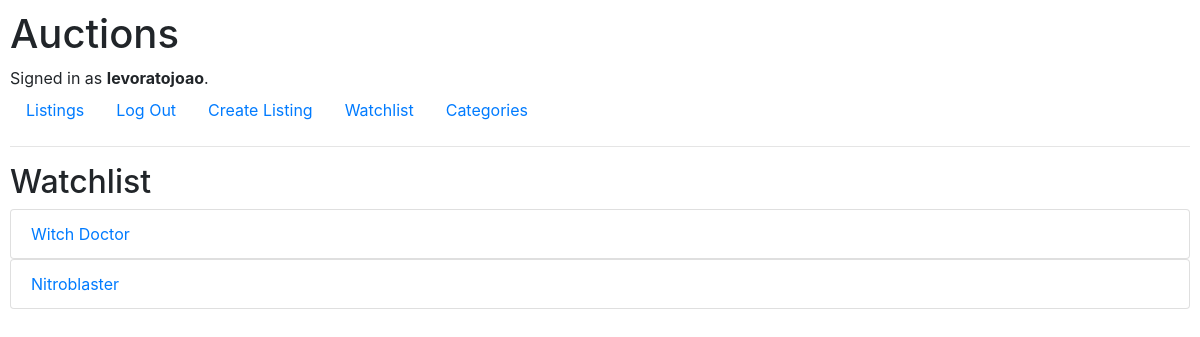
/watchlist (signed in), run on an earlier commit of the app's database.
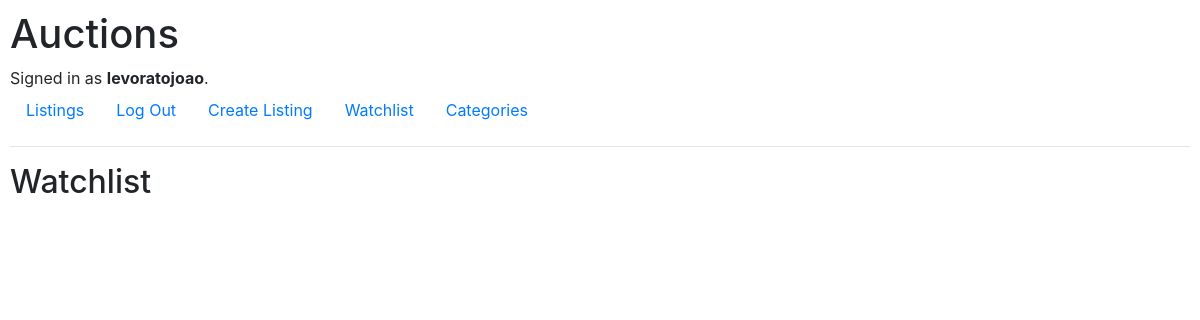
And on a later commit of the database.
### auctions/models.py (models this page shows, shortened)
class User(AbstractUser, models.Model):
    pass

class AuctionListings(models.Model):
    title = models.CharField(max_length=64)
    description = models.TextField(max_length=500)
    startingBid = models.FloatField(default=0.0)
    imageUrl = models.URLField()
    category = models.ForeignKey(Category, on_delete=models.CASCADE, null=True, blank=True, related_name="category")
    active = models.BooleanField(default=True)
    creationDate = models.DateTimeField(auto_now_add=True, null=True, blank=True)
    saleDate = models.DateTimeField(null=True)
    seller = models.ForeignKey(User, on_delete=models.CASCADE, blank=True, related_name="seller")
    buyer = models.ForeignKey(User, on_delete=models.CASCADE, blank=True, null=True, related_name="buyer")
    watchlist = models.ManyToManyField(User, blank=True, null=True, related_name="watchlist")

### auctions/views.py (the view)
# urls.py: path("watchlist", views.watchlist_view, name="watchlist"),
@login_required(login_url='login')
def watchlist_view(request):
    watchlist = AuctionListings.objects.filter(watchlist=request.user)
    return render(request, "auctions/watchlist.html", {
        "watchlist": watchlist
    })

### auctions/templates/auctions/watchlist.html
{% extends 'auctions/layout.html' %}
{% block body %}
    <h2>Watchlist</h2>
    {% for listing in watchlist %}
    <ul class="list-group">
        <li class="list-group-item"><a href="{% url 'listing' listing.id %}">{{ listing.title }}</a></li>
    </ul>
    {% endfor %}
{% endblock body %}

### auctions/templates/auctions/layout.html (shortened to what this page needs)
{% load static %}
<!DOCTYPE html>
<html lang="en">
    <head>
        <link rel="stylesheet" href="https://stackpath.bootstrapcdn.com/bootstrap/4.4.1/css/bootstrap.min.css">
        <link href="{% static 'auctions/styles.css' %}" rel="stylesheet">
    </head>
    <body>
        <h1>Auctions</h1>
        <div>
            {% if user.is_authenticated %}
                Signed in as <strong>{{ user.username }}</strong>.
            {% else %}
                Not signed in.
            {% endif %}
        </div>
        <ul class="nav">
            <li class="nav-item">
                <a class="nav-link" href="{% url 'index' %}">Listings</a>
            </li>
            {% if user.is_authenticated %}
                <li class="nav-item">
                    <a class="nav-link" href="{% url 'logout' %}">Log Out</a>
                </li>
                <li class="nav-item">
                    <a class="nav-link" href="{% url 'create' %} ">Create Listing</a>
                </li>
                <li class="nav-item">
                    <a class="nav-link" href="{% url 'watchlist' %}">Watchlist</a>
                </li>
                <li class="nav-item">
                    <a class="nav-link" href="{% url 'categories' %}">Categories</a>
                </li>
            {% endif %}
        </ul>
        <hr>
        {% block body %}
        {% endblock %}
    </body>
</html>

### auctions/static/auctions/styles.css (style rules this page uses)
body { padding: 10px; }

What changed in the data, as far as the page shows it:
no longer on this page (row edited): AuctionListings: title "Witch Doctor"
no longer on this page (row unchanged): AuctionListings: title "Nitroblaster"
